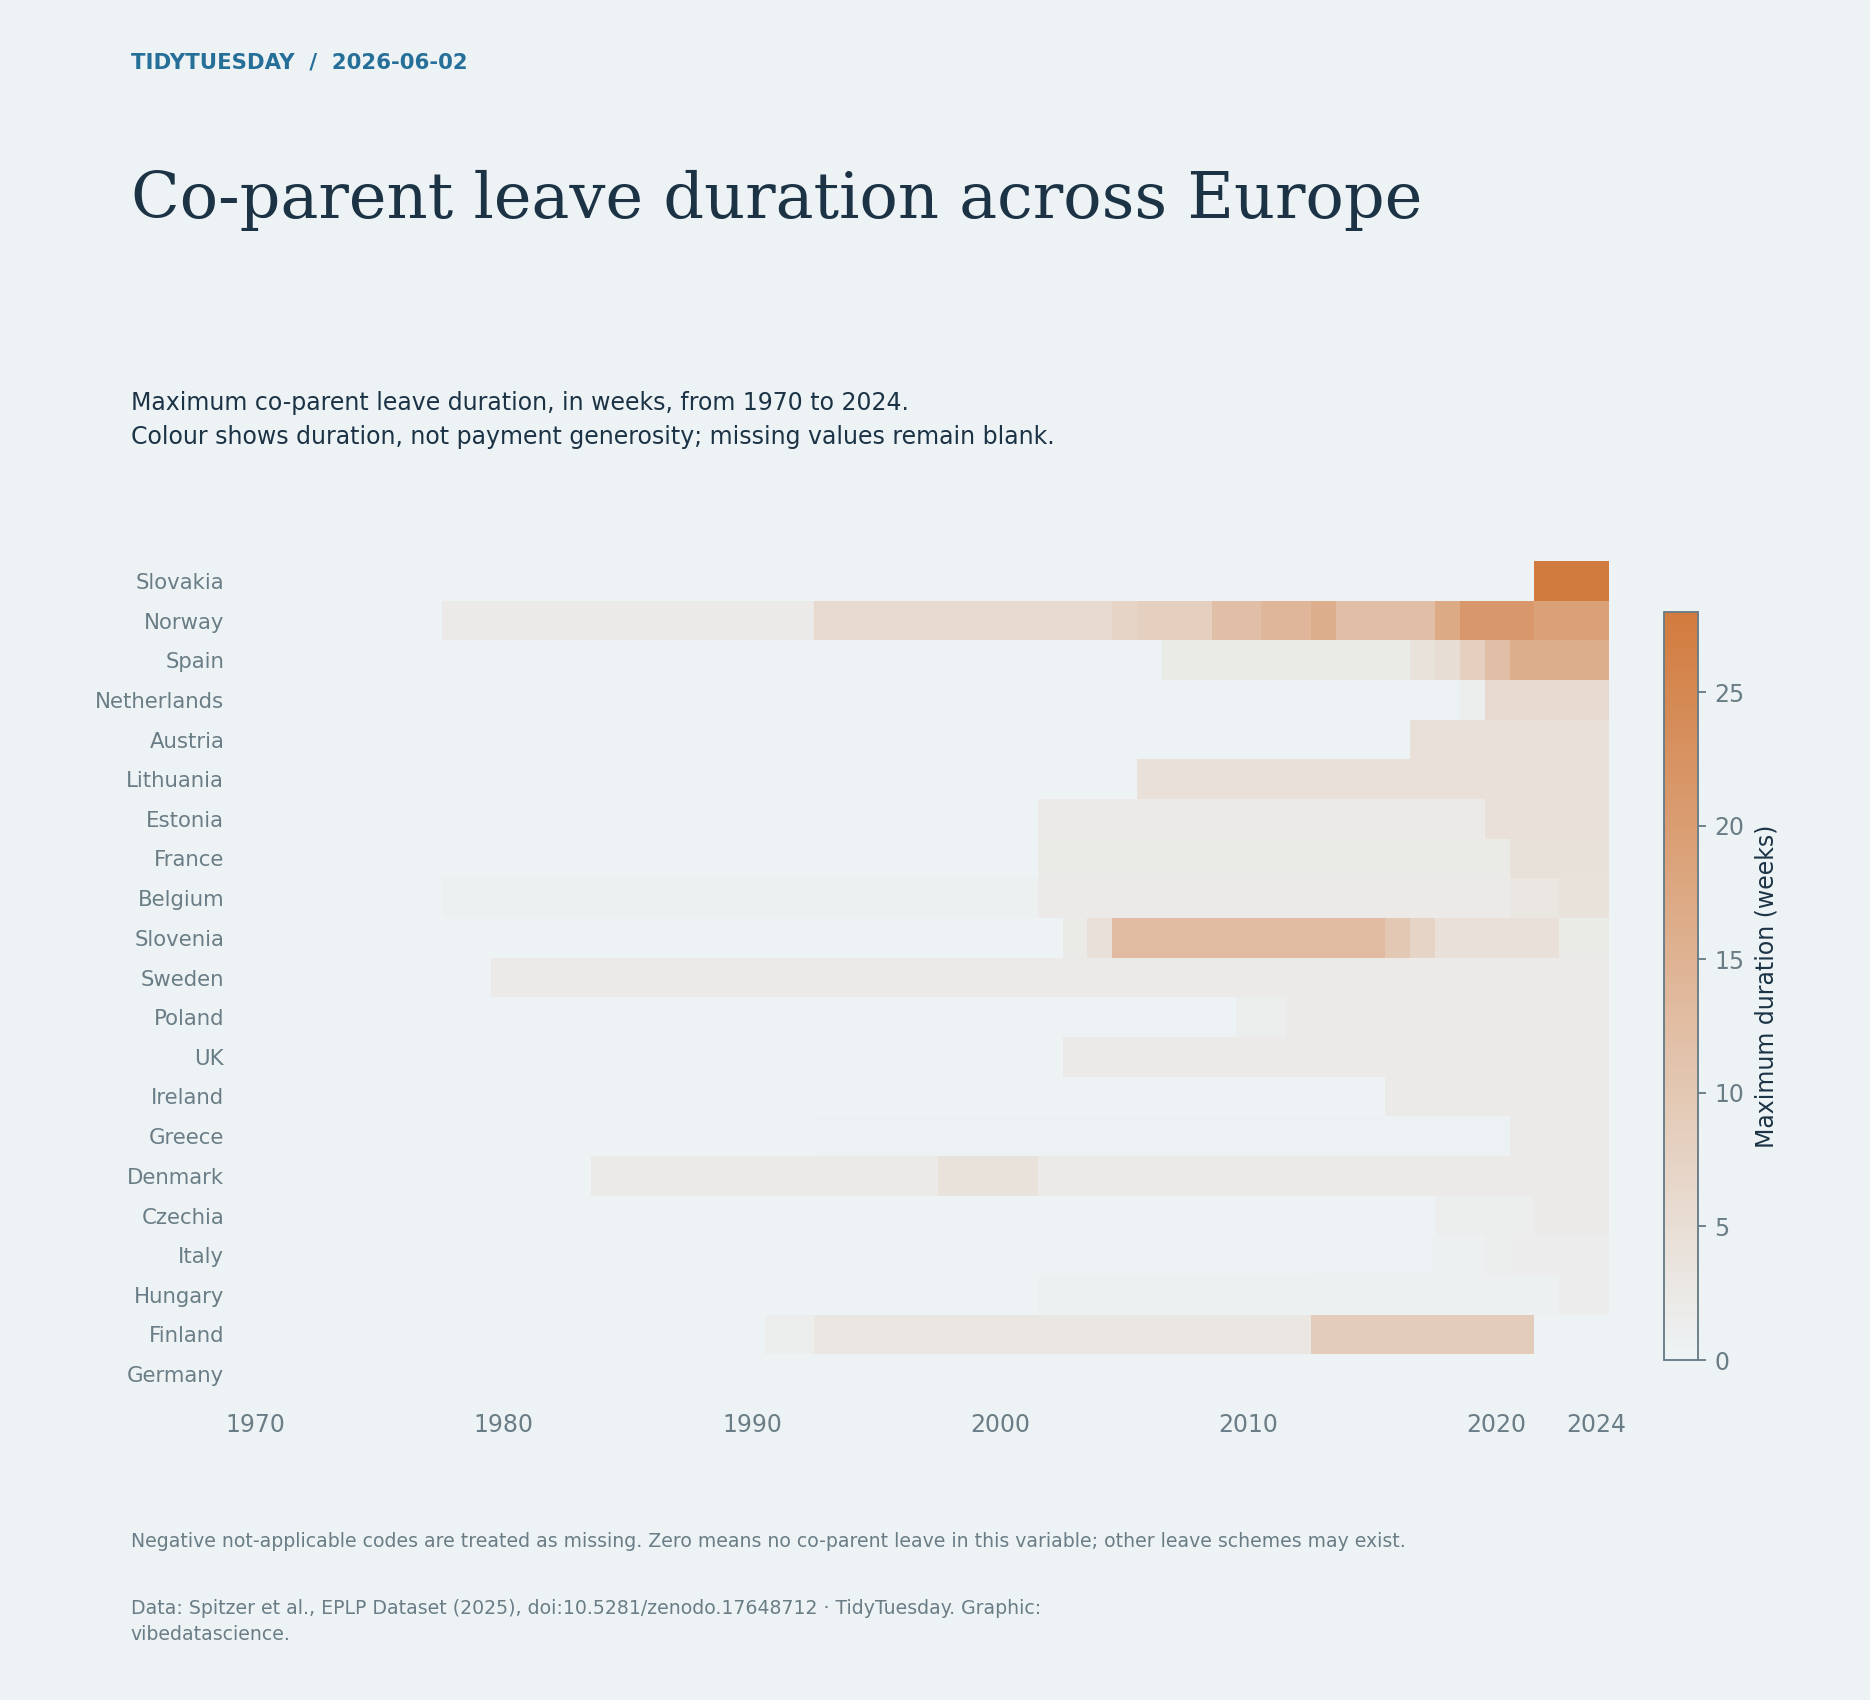

The script that saved this image:
"""TidyTuesday 2026-06-02: Co-parent leave duration across Europe. Reproduce the chart from the bundled source data."""
from pathlib import Path
import textwrap
import re
from collections import Counter
import numpy as np
import pandas as pd
import matplotlib
matplotlib.use('Agg')
import matplotlib.pyplot as plt
import matplotlib.dates as mdates
from matplotlib.ticker import FuncFormatter, MaxNLocator
from matplotlib.colors import LinearSegmentedColormap, Normalize
from matplotlib.patches import Patch

HERE = Path(__file__).resolve().parent
PAPER, INK, MUTED, ACCENT, SECOND = ('#edf3f5', '#1c3346', '#6a7d86', '#256f99', '#d27b3e')
plt.rcParams.update({'font.family':'DejaVu Sans', 'font.size':10, 'text.color':INK,
 'axes.labelcolor':INK, 'xtick.color':MUTED, 'ytick.color':MUTED,
 'axes.edgecolor':MUTED, 'savefig.facecolor':PAPER})

def read(name):
    data = pd.read_csv(HERE / 'data' / (name + '.csv.gz'), low_memory=False)
    assert len(data), 'Empty source data'
    return data

def figure(subtitle, height=9):
    fig = plt.figure(figsize=(11,height), facecolor=PAPER)
    fig.text(.07,.96,'TIDYTUESDAY  /  2026-06-02',fontsize=9,color=ACCENT,weight='bold')
    fig.text(.07,.90,textwrap.fill('Co-parent leave duration across Europe',48),fontsize=27,fontfamily='DejaVu Serif',va='top',linespacing=1.14)
    fig.text(.07,.77,subtitle,fontsize=10,va='top',linespacing=1.55)
    fig.text(.07,.035,textwrap.fill('Data: Spitzer et al., EPLP Dataset (2025), doi:10.5281/zenodo.17648712 · TidyTuesday. Graphic: vibedatascience.',110),fontsize=8,color=MUTED,linespacing=1.5)
    return fig

def axis(fig, rect=(.24,.18,.69,.49), grid='x'):
    ax=fig.add_axes(rect,facecolor=PAPER)
    for spine in ax.spines.values():spine.set_visible(False)
    ax.tick_params(length=0,pad=8)
    if grid:ax.grid(axis=grid,color=MUTED,alpha=.16,linewidth=.7)
    ax.set_axisbelow(True)
    return ax

def save(fig):
    fig.savefig(HERE / '20260602.png',dpi=170)
    plt.close(fig)
    print('2026-06-02: saved 20260602.png')

df=read('eplp');df['co_ld']=df.co_ld.mask(df.co_ld<0);assert not df.duplicated(['country','year']).any()
p=df.pivot(index='country',columns='year',values='co_ld');p=p.loc[p.iloc[:,-1].sort_values(ascending=False).index]
fig=figure('Maximum co-parent leave duration, in weeks, from 1970 to 2024.\nColour shows duration, not payment generosity; missing values remain blank.',10)
ax=axis(fig,(.13,.18,.73,.49),None);cmap=LinearSegmentedColormap.from_list('leave',[PAPER,SECOND]);cmap.set_bad('#d1cfc8')
im=ax.imshow(p,aspect='auto',cmap=cmap,vmin=0,vmax=np.nanmax(p))
labels={'AT':'Austria','BE':'Belgium','CH':'Switzerland','CZ':'Czechia','DE':'Germany','DK':'Denmark','ES':'Spain','FI':'Finland','FR':'France','GB':'UK','GR':'Greece','HU':'Hungary','IE':'Ireland','IS':'Iceland','IT':'Italy','LU':'Luxembourg','NL':'Netherlands','NO':'Norway','PL':'Poland','PT':'Portugal','SE':'Sweden','SK':'Slovakia','EE':'Estonia','LT':'Lithuania','SI':'Slovenia','UK':'UK'}
ax.set_yticks(range(len(p)),[labels.get(c,c) for c in p.index],fontsize=9)
inds=[i for i,y in enumerate(p.columns) if y%10==0 or y==p.columns[-1]];ax.set_xticks(inds,[p.columns[i] for i in inds])
cax=fig.add_axes([.89,.20,.018,.44]);fig.colorbar(im,cax=cax,label='Maximum duration (weeks)')
fig.text(.07,.09,'Negative not-applicable codes are treated as missing. Zero means no co-parent leave in this variable; other leave schemes may exist.',fontsize=8,color=MUTED)
save(fig)
